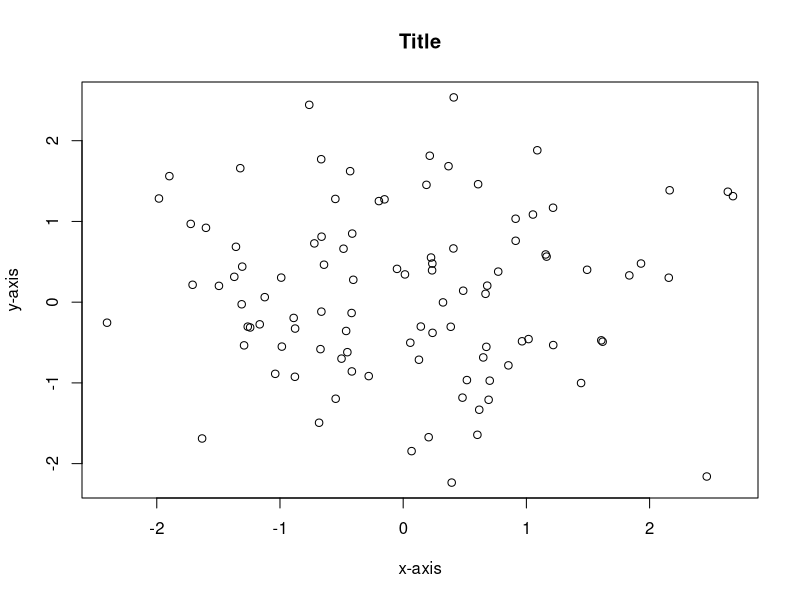
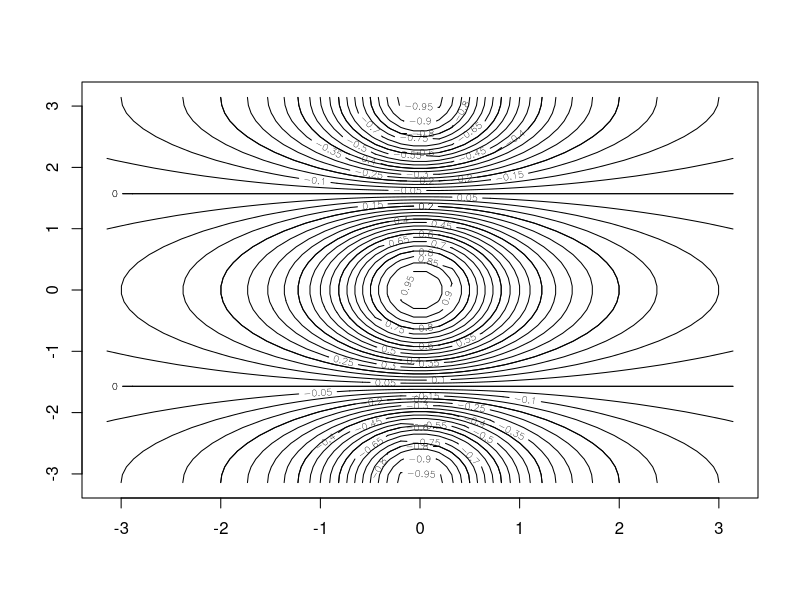
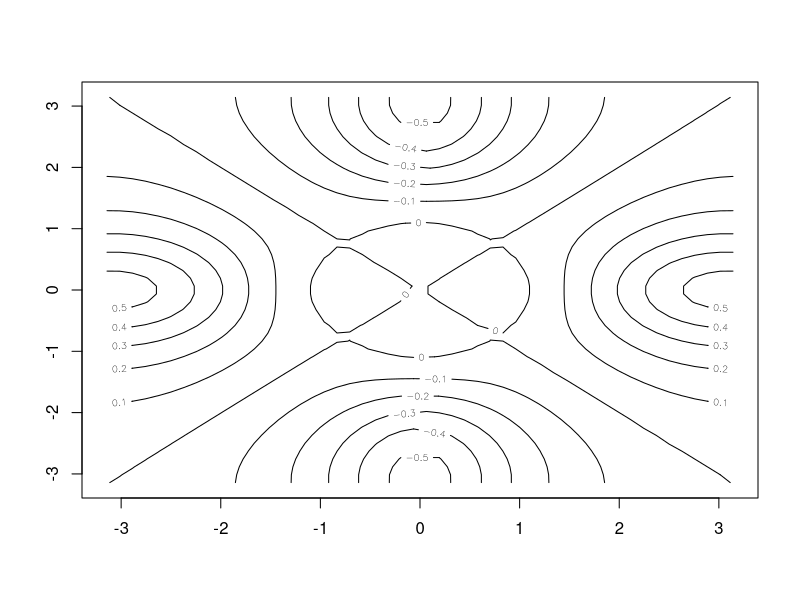
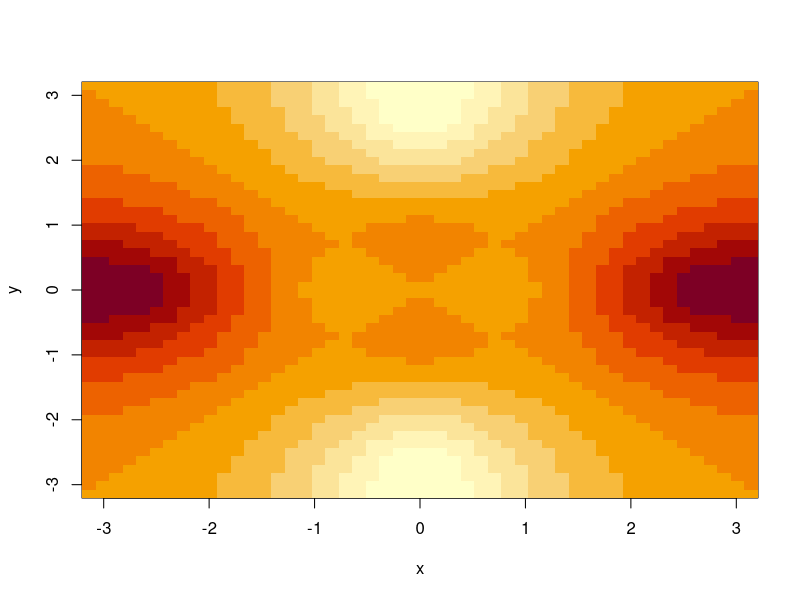
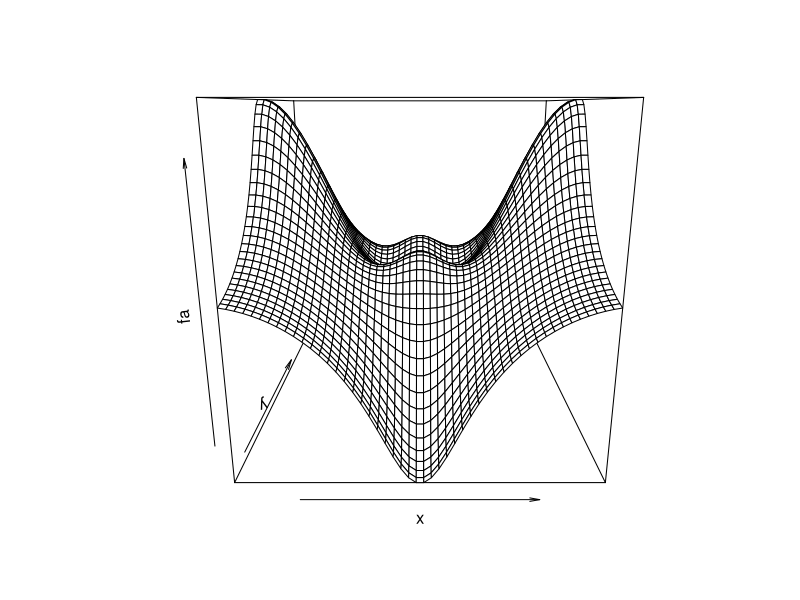
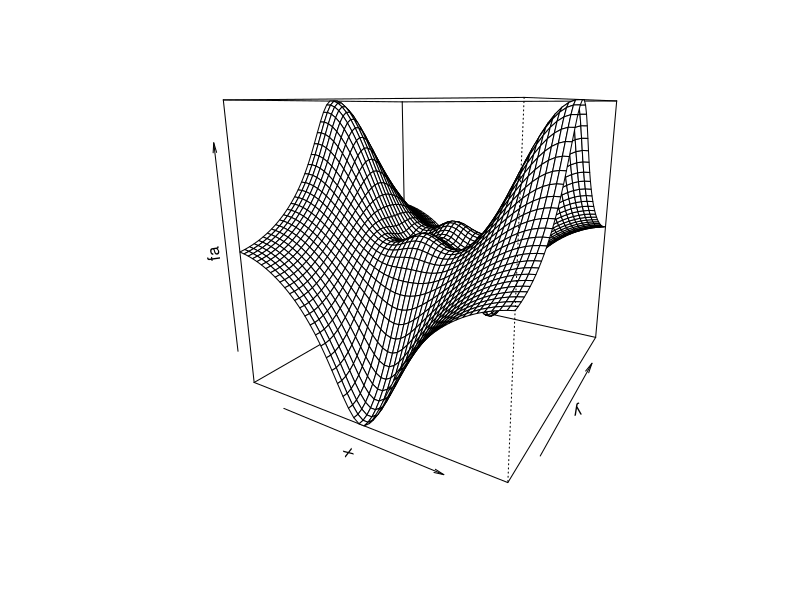
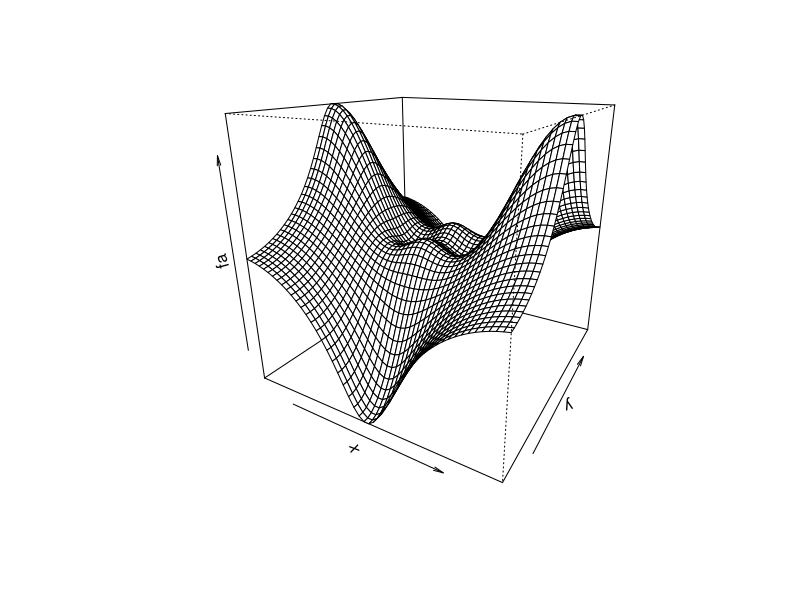
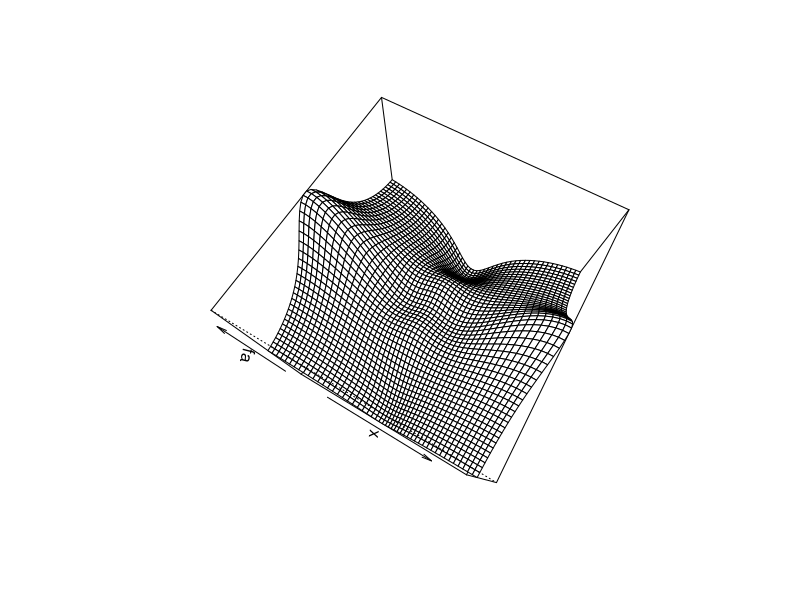

Source code (R) for these figures, in order:
# http://faculty.marshall.usc.edu/gareth-james/ISL/bios.html

## Basic Commands ####
x <- c(1,3,2,5)
x

x = c(1,6,2)
y = c(1,4,3)
length(x)
length(y)
ls() # List all objects
rm(list = ls()) # Remove all objects

x = matrix(data=c(1,2,3,4), nrow = 2, ncol = 2)
x

x = matrix(c(1,2,3,4), 2, 2)
x

matrix(c(1,2,3,4), 2, 2, byrow = TRUE)

sqrt(x)

x = rnorm(50)
y = x + rnorm(50, mean = 50, sd = .1)
y
cor(x,y)

set.seed(1303) # Produce same random results by initializing the seed.
rnorm(50) # First 50
rnorm(50) # Next 50

set.seed(3) # Matches book
y=rnorm(100)
mean(y)
var(y)
sqrt(var(y)) # sd()
sd(y)

## Graphics ####

x=rnorm(100)
y=rnorm(100)

plot(x,y, xlab = "x-axis", ylab = "y-axis", main = "Title")

### Save chart as PDF ####

pdf("Figure.pdf")
plot(x,y,col="green")
dev.off()

### Sequences ####

x = seq(1,10)
x
x = 1:10
x
x = seq(-pi,pi, length = 50)
x

### Contour Plot ####

y=x
f=outer(x,y,function(x,y) cos(y) / (1+x^2))
contour(x,y,f)
contour(x,y,f,nlevels = 45, add = T)

fa = (f-t(f))/2
contour(x,y,fa,nlevels = 15)

### Image() - heatmap ####
image(x,y,fa)

### Perspective Plots ####

persp(x,y,fa)
persp(x,y,fa,theta = 30)
persp(x,y,fa,theta = 30, phi = 20)
persp(x,y,fa,theta = 30, phi = 70)
persp(x,y,fa,theta = 30, phi = 40)

## Indexing Data ####

